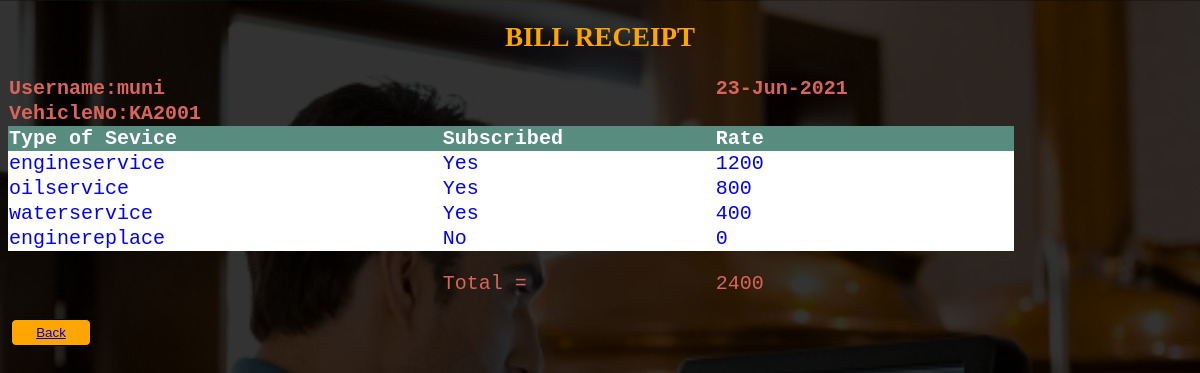
The page /billing.php (signed in) on the database its author committed.
### tables this page shows
CREATE TABLE `owner` (
  `ownid` int(10) NOT NULL,
  `user` varchar(30) NOT NULL,
  `pass` varchar(30) NOT NULL,
  `ownname` varchar(30) NOT NULL,
  `ownphno` varchar(15) NOT NULL,
  `sex` char(5) NOT NULL,
  `vehno` varchar(10) NOT NULL,
  `ownadd` text NOT NULL
);

CREATE TABLE `servin` (
  `vehno` varchar(30) NOT NULL,
  `engineservice` varchar(30) NOT NULL,
  `oilservice` varchar(30) NOT NULL,
  `waterservice` varchar(30) NOT NULL,
  `enginereplace` varchar(30) NOT NULL,
  `Status` varchar(30) NOT NULL DEFAULT ' PENDING...'
);

### billing.php (the view, shortened to what this page needs)
<!DOCTYPE html>
<html>
<head>
</head>
<table>
	<center>
	<h2> BILL RECEIPT</h2>
<?php
	$user=$_SESSION['user'];
	$cn=new mysqli("localhost","root","","owner") or die("Connection failed");
	$owner=$cn->query("SELECT * FROM OWNER WHERE USER='$user'");
	$owner=$owner->fetch_array();
	$vno=$owner['vehno'];
	$date=date("d-M-Y");
	echo "<tr><th>Username:".$user."</th><th></th><th>".$date."</th></tr><tr><th>VehicleNo:".$vno."</th></tr>";
?>
	<tr class="heading">
		<th>Type of Sevice</th>
		<th>Subscribed</th>
		<th>Rate</th>
	</tr>
<?php
	$services=$cn->query("SELECT engineservice,oilservice,waterservice,enginereplace FROM SERVIN WHERE VEHNO='$vno'");
	$services=$services->fetch_assoc();
	$rate=array('engineservice'=>1200,'oilservice'=>800,'waterservice'=>400,'enginereplace'=>5000);
	$sum=0;
	foreach($services as $x=>$x_value){
		$sum+=$cost=($x_value=="Yes")?$rate[$x]:0;
		echo "<tr class='data'><td>".$x."</td><td>".$x_value."</td><td>".$cost."</td></tr>";
	}
	echo "<p><tr><td></td><td><p>Total =</p></td><td>".$sum."</td></tr>";
	?>
</center>
<td><button><a href="servin.php">Back</a></button>
</td>
</table>
</body>
</html>

### billing.php (style rules this page uses)
table { margin: 3 auto; display: table-cell; height: 20%; width: 85%; display: table; border-collapse:collapse; color:#d96459; font-family:monospace; font-size:20px; text-align: left; }
.heading { background-color:#588c7e; color:white; }
.data { background-color:white; color:blue; }
button { padding: 5px; border-radius: 5px; margin: 2px; display: block; width: 80px; border: 2px; background-color: white; color: blue; font-family: sans-serif; text-align: center; }
button { border: .5px solid black; background-color: orange; color: white; }
h2 { color:orange; text-align: center; }

### rows shown on the page
owner: vehno "KA2001"
servin: engineservice "Yes", engineservice "1200", oilservice "Yes", oilservice "800", waterservice "Yes", waterservice "400", enginereplace "No", enginereplace "0"

### other values the page prints
$user "muni"
$x "engineservice"
$x "oilservice"
$x "waterservice"
$x "enginereplace"
$sum "2400"
